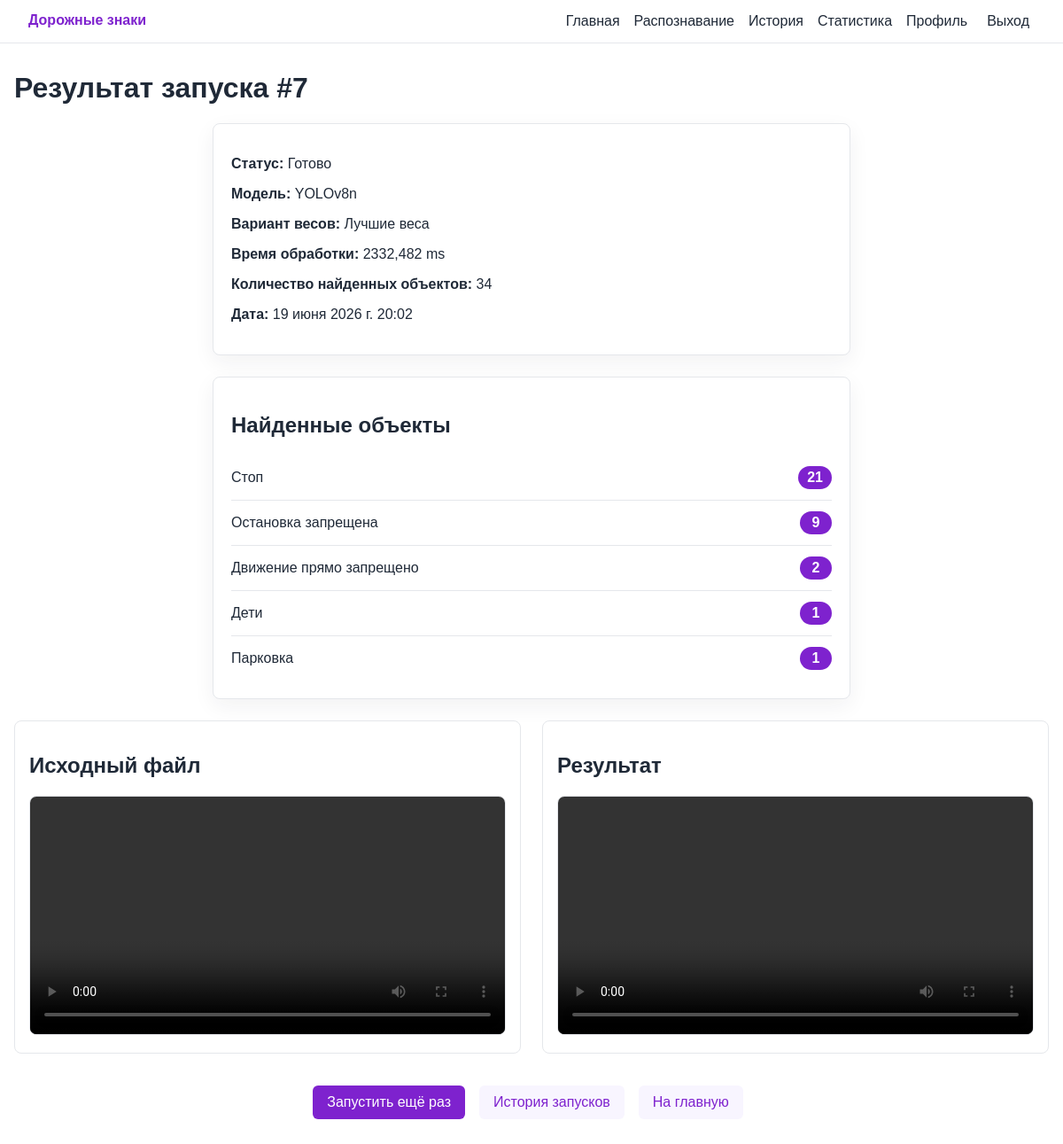
/runs/7/ (signed in), run on the app's committed database.
### detection/models.py (models this page shows, shortened)
class DetectionRun(models.Model):
    IMAGE = "image"
    VIDEO = "video"
    FILE_TYPE_CHOICES = [(IMAGE, "Изображение"), (VIDEO, "Видео")]
    CREATED = "created"
    PROCESSING = "processing"
    DONE = "done"
    FAILED = "failed"
    STATUS_CHOICES = [
        (CREATED, "Создано"),
        (PROCESSING, "Обрабатывается"),
        (DONE, "Готово"),
        (FAILED, "Ошибка"),
    ]
    BEST = "best"
    LAST = "last"
    WEIGHT_VARIANT_CHOICES = [
        (BEST, "Лучшие веса"),
        (LAST, "Последние веса"),
    ]
    user = models.ForeignKey(settings.AUTH_USER_MODEL, on_delete=models.CASCADE)
    model_weight = models.ForeignKey(ModelWeight, on_delete=models.PROTECT)
    input_file = models.FileField(upload_to="uploads/%Y/%m/%d/")
    output_file = models.FileField(upload_to="results/%Y/%m/%d/", blank=True)
    file_type = models.CharField(max_length=10, choices=FILE_TYPE_CHOICES)
    confidence = models.FloatField()
    image_size = models.PositiveIntegerField()
    weight_variant = models.CharField(max_length=8, choices=WEIGHT_VARIANT_CHOICES, default=BEST)
    used_weights_path = models.CharField(max_length=255, blank=True)
    detections_count = models.PositiveIntegerField(default=0)
    detected_classes = models.JSONField(default=dict, blank=True)
    latency_ms = models.FloatField(null=True, blank=True)
    status = models.CharField(max_length=16, choices=STATUS_CHOICES, default=CREATED)
    error_message = models.TextField(blank=True)
    created_at = models.DateTimeField(auto_now_add=True)
    updated_at = models.DateTimeField(auto_now=True)
    class Meta:
        ordering = ["-created_at"]

class ModelWeight(models.Model):
    ULTRALYTICS = "ultralytics"
    TORCHVISION_FASTERRCNN = "torchvision_fasterrcnn"
    MODEL_TYPE_CHOICES = [
        (ULTRALYTICS, "Ultralytics YOLO/RT-DETR"),
        (TORCHVISION_FASTERRCNN, "Torchvision Faster R-CNN"),
    ]
    HIGH = "high"
    MEDIUM = "medium"
    LOW = "low"
    QUALITY_CHOICES = [
        (HIGH, "Высокое качество"),
        (MEDIUM, "Среднее качество"),
        (LOW, "Низкое качество"),
    ]
    title = models.CharField(max_length=120, unique=True)
    model_type = models.CharField(max_length=32, choices=MODEL_TYPE_CHOICES)
    weights_path = models.CharField(max_length=255)
    best_weights_path = models.CharField(max_length=255, blank=True)
    last_weights_path = models.CharField(max_length=255, blank=True)
    image_size = models.PositiveIntegerField(default=640)
    default_conf = models.FloatField(default=0.5)
    quality_label = models.CharField(max_length=16, choices=QUALITY_CHOICES, default=MEDIUM)
    is_active = models.BooleanField(default=True)
    created_at = models.DateTimeField(auto_now_add=True)
    class Meta:
        ordering = ["title"]

### detection/views.py (the view)
# urls.py: path("runs/<int:run_id>/", views.run_detail, name="run_detail"),
@login_required
def run_detail(request, run_id: int):
    run = get_object_or_404(DetectionRun, id=run_id)
    if run.user_id != request.user.id:
        raise Http404("Запуск не найден.")
    return render(
        request,
        "detection/run_detail.html",
        {"run": run, "detected_classes_display": display_detected_classes(run.detected_classes)},
    )

### detection/class_names.py (called while the page is built)
def get_display_class_name(class_name: str) -> str:
    return CLASS_NAME_RU.get(class_name, class_name.replace("_", " ").capitalize())

### detection/views.py (called while the page is built)
def display_detected_classes(detected_classes: dict) -> list[tuple[str, int]]:
    return sorted(
        ((get_display_class_name(class_name), count) for class_name, count in (detected_classes or {}).items()),
        key=lambda item: item[1],
        reverse=True,
    )

### templates/detection/run_detail.html (shortened to what this page needs)
{% extends "base.html" %}
{% block content %}
<h1>Результат запуска #{{ run.id }}</h1>
<div class="panel">
  <p><strong>Статус:</strong> {{ run.get_status_display }}</p>
  <p><strong>Модель:</strong> {{ run.model_weight.title }}</p>
  <p><strong>Вариант весов:</strong> {{ run.get_weight_variant_display }}</p>
  <p><strong>Время обработки:</strong> {{ run.latency_ms|default:"-" }} ms</p>
  <p><strong>Количество найденных объектов:</strong> {{ run.detections_count }}</p>
  <p><strong>Дата:</strong> {{ run.created_at }}</p>
</div>
<section class="panel">
  <h2>Найденные объекты</h2>
  {% if detected_classes_display %}
    <ul class="class-list">
      {% for class_name, count in detected_classes_display %}
        <li><span>{{ class_name }}</span><strong class="count-badge">{{ count }}</strong></li>
      {% endfor %}
    </ul>
  {% else %}
    <p class="muted">Объекты не обнаружены.</p>
  {% endif %}
</section>
<div class="media-grid">
  <section>
    <h2>Исходный файл</h2>
    {% if run.file_type == "image" %}
      <img src="{{ run.input_file.url }}" alt="Исходное изображение">
    {% else %}
      <video controls preload="metadata">
        <source src="{{ run.input_file.url }}" type="video/mp4">
      </video>
    {% endif %}
  </section>
  {% if run.output_file %}
    <section>
      <h2>Результат</h2>
      {% if run.file_type == "image" %}
        <img src="{{ run.output_file.url }}" alt="Результат распознавания">
      {% else %}
        <video controls preload="metadata">
          <source src="{{ run.output_file.url }}" type="video/mp4">
        </video>
      {% endif %}
    </section>
  {% elif run.file_type == "video" and run.status == "failed" %}
    <section>
      <h2>Результат</h2>
      <p class="error">Не удалось создать обработанное видео. Попробуйте другой файл или другую модель.</p>
    </section>
  {% endif %}
</div>
<div class="action-row">
  <a class="button" href="{% url 'detect' %}">Запустить ещё раз</a>
  <a class="button secondary" href="{% url 'history' %}">История запусков</a>
  <a class="button secondary" href="{% url 'home' %}">На главную</a>
</div>
{% endblock %}

### static/css/styles.css (style rules this page uses)
:root { --accent: #7e22ce; --accent-dark: #581c87; --text: #1f2937; --muted: #6b7280; --border: #e5e7eb; --bg: #ffffff; --soft: #f8f5ff; }
* { box-sizing: border-box; }
body { margin: 0; color: var(--text); background: var(--bg); font-family: Arial, sans-serif; }
.button { display: inline-block; padding: 10px 16px; margin: 8px 8px 8px 0; color: #fff; background: var(--accent); border: 0; border-radius: 6px; text-decoration: none; cursor: pointer; }
.button.secondary { color: var(--accent); background: var(--soft); }
.form, .panel { max-width: 720px; margin: 0 auto 24px; padding: 20px; border: 1px solid var(--border); border-radius: 8px; background: #fff; }
.panel { box-shadow: 0 8px 24px rgba(31, 41, 55, 0.06); }
.media-grid { display: grid; grid-template-columns: repeat(2, minmax(0, 1fr)); gap: 24px; margin-top: 24px; }
.media-grid section { padding: 16px; border: 1px solid var(--border); border-radius: 8px; background: #fff; }
.media-grid img, .media-grid video { width: 100%; border: 1px solid var(--border); border-radius: 8px; max-height: 720px; object-fit: contain; }
.class-list { padding: 0; margin: 0; list-style: none; }
.class-list li { display: flex; justify-content: space-between; align-items: center; gap: 16px; padding: 12px 0; border-bottom: 1px solid var(--border); }
.class-list li:last-child { border-bottom: 0; }
.class-list strong { color: var(--accent); }
.count-badge { min-width: 36px; padding: 4px 10px; text-align: center; color: #fff !important; background: var(--accent); border-radius: 999px; }
.action-row { display: flex; justify-content: center; flex-wrap: wrap; gap: 8px; margin: 28px auto 0; }

### data on the page
DetectionRun: id "7", status "Готово", model_weight "YOLOv8n", weight_variant "Лучшие веса", latency_ms "2332,482", detections_count "34", created_at "19 июня 2026 г. 20:02"

### other printed values
{{ class_name }} "Стоп" "Остановка запрещена" "Движение прямо запрещено" "Дети" "Парковка"
{{ count }} "21" "9" "2" "1" "1"
